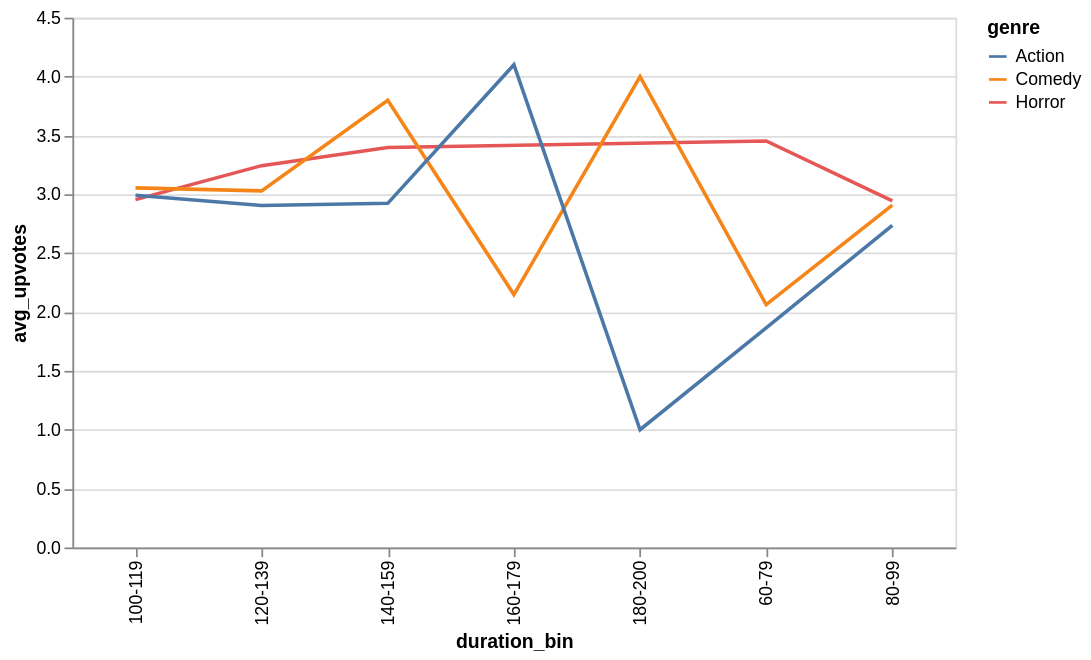

Source (notebook cell):
### Code cell
# For RQ3 viz
# line plot 
# drawing on relationships
alt.Chart(df3).mark_line().encode(x = "duration_bin", y = "avg_upvotes",
                                color = "genre").properties(width = 500)

### Figure 1 — Vega-Lite specification as saved in the notebook (floating-point values rounded to 4 significant figures)
{"config": {"view": {"continuousWidth": 300, "continuousHeight": 300}}, "data": {"name": "data-0292564219332cb3c445d217b8d5d40b"}, "mark": {"type": "line"}, "encoding": {"color": {"field": "genre", "type": "nominal"}, "x": {"field": "duration_bin", "type": "nominal"}, "y": {"field": "avg_upvotes", "type": "quantitative"}}, "width": 500, "$schema": "https://vega.github.io/schema/vega-lite/v6.1.0.json", "datasets": {"data-0292564219332cb3c445d217b8d5d40b": [{"avg_upvotes": 3.453, "genre": "Horror", "duration_bin": "60-79"}, {"avg_upvotes": 2.063, "genre": "Comedy", "duration_bin": "60-79"}, {"avg_upvotes": 2.923, "genre": "Action", "duration_bin": "140-159"}, {"avg_upvotes": 3.029, "genre": "Comedy", "duration_bin": "120-139"}, {"avg_upvotes": 1.865, "genre": "Action", "duration_bin": "60-79"}, {"avg_upvotes": 1.0, "genre": "Action", "duration_bin": "180-200"}, {"avg_upvotes": 2.736, "genre": "Action", "duration_bin": "80-99"}, {"avg_upvotes": 2.992, "genre": "Action", "duration_bin": "100-119"}, {"avg_upvotes": 2.907, "genre": "Comedy", "duration_bin": "80-99"}, {"avg_upvotes": 3.798, "genre": "Comedy", "duration_bin": "140-159"}, {"avg_upvotes": 4.1, "genre": "Action", "duration_bin": "160-179"}, {"avg_upvotes": 2.954, "genre": "Horror", "duration_bin": "100-119"}, {"avg_upvotes": 2.904, "genre": "Action", "duration_bin": "120-139"}, {"avg_upvotes": 3.398, "genre": "Horror", "duration_bin": "140-159"}, {"avg_upvotes": 3.054, "genre": "Comedy", "duration_bin": "100-119"}, {"avg_upvotes": 2.148, "genre": "Comedy", "duration_bin": "160-179"}, {"avg_upvotes": 2.944, "genre": "Horror", "duration_bin": "80-99"}, {"avg_upvotes": 3.243, "genre": "Horror", "duration_bin": "120-139"}, {"avg_upvotes": 4.0, "genre": "Comedy", "duration_bin": "180-200"}]}}
